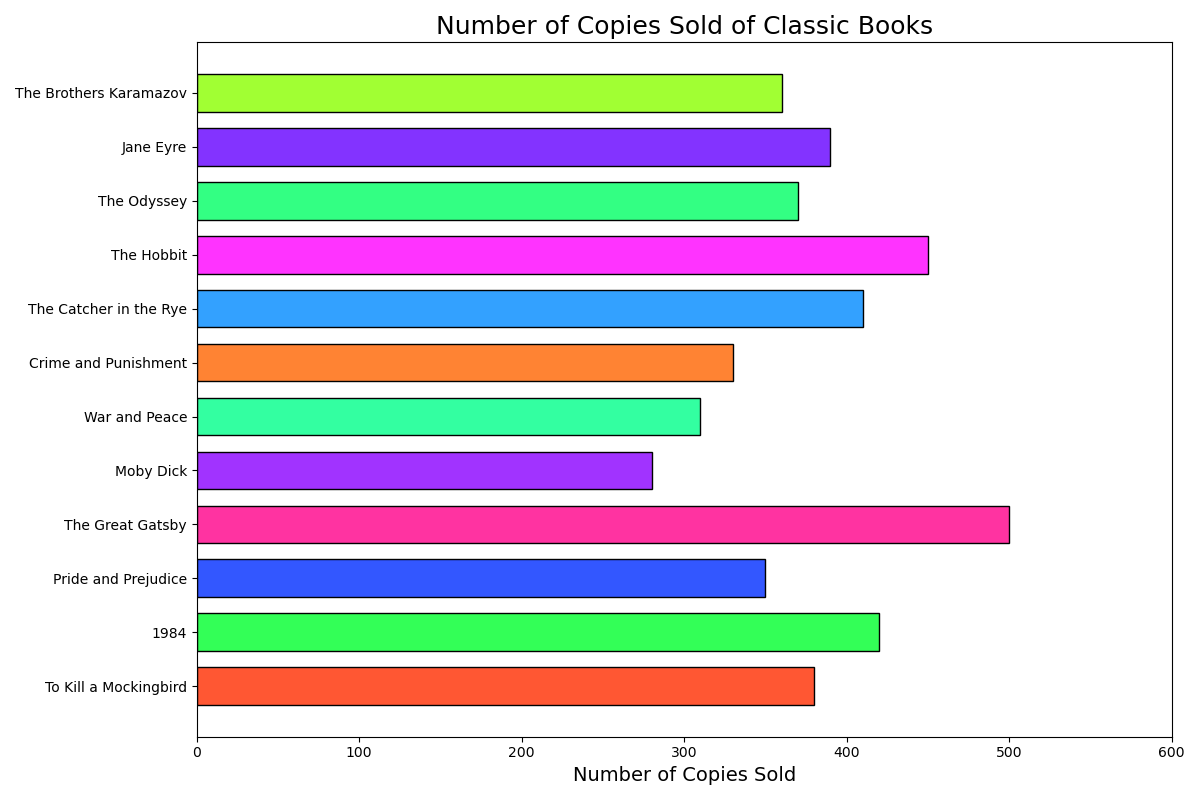

Recreate this plot in Python.

import matplotlib.pyplot as plt

# Data
books = ['To Kill a Mockingbird', '1984', 'Pride and Prejudice', 'The Great Gatsby', 'Moby Dick', 'War and Peace', 'Crime and Punishment', 'The Catcher in the Rye', 'The Hobbit', 'The Odyssey', 'Jane Eyre', 'The Brothers Karamazov']
copies_sold = [380, 420, 350, 500, 280, 310, 330, 410, 450, 370, 390, 360]

# Colors for each bar
colors = ['#FF5733', '#33FF57', '#3357FF', '#FF33A1', '#A133FF', '#33FFA1', '#FF8333', '#33A1FF', '#FF33FF', '#33FF83', '#8333FF', '#A1FF33']

# Plotting the bar chart horizontally
plt.figure(figsize=(12, 8))   # Change width and height of the chart
plt.barh(books, copies_sold, color=colors, edgecolor='black', height=0.7)  # Change height for bars and apply color scheme

# Chart title and labels
plt.title('Number of Copies Sold of Classic Books', fontsize=18)
plt.xlabel('Number of Copies Sold', fontsize=14)

# Setting the xlim to provide better clarity for copies sold values
plt.xlim(0, max(copies_sold) + 100)

# Display the chart
plt.tight_layout()
plt.show()
